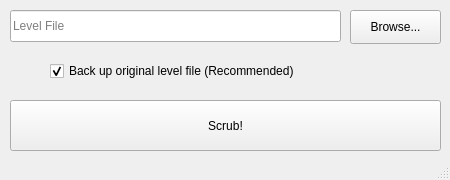
<?xml version="1.0" encoding="UTF-8"?>
<ui version="4.0">
 <class>MainWindow</class>
 <widget class="QMainWindow" name="MainWindow">
  <property name="geometry">
   <rect>
    <x>0</x>
    <y>0</y>
    <width>450</width>
    <height>180</height>
   </rect>
  </property>
  <property name="sizePolicy">
   <sizepolicy hsizetype="Preferred" vsizetype="Preferred">
    <horstretch>0</horstretch>
    <verstretch>0</verstretch>
   </sizepolicy>
  </property>
  <property name="windowTitle">
   <string>Community ID Scrubber</string>
  </property>
  <property name="windowIcon">
   <iconset>
    <normaloff>icon.png</normaloff>icon.png</iconset>
  </property>
  <property name="windowOpacity">
   <double>1.000000000000000</double>
  </property>
  <property name="autoFillBackground">
   <bool>false</bool>
  </property>
  <property name="iconSize">
   <size>
    <width>22</width>
    <height>22</height>
   </size>
  </property>
  <widget class="QWidget" name="centralwidget">
   <widget class="QCheckBox" name="backup_checkbox">
    <property name="geometry">
     <rect>
      <x>50</x>
      <y>60</y>
      <width>381</width>
      <height>22</height>
     </rect>
    </property>
    <property name="text">
     <string>Back up original level file (Recommended)</string>
    </property>
    <property name="checked">
     <bool>true</bool>
    </property>
   </widget>
   <widget class="QPushButton" name="go_button">
    <property name="geometry">
     <rect>
      <x>10</x>
      <y>100</y>
      <width>431</width>
      <height>51</height>
     </rect>
    </property>
    <property name="text">
     <string>Scrub!</string>
    </property>
   </widget>
   <widget class="QLineEdit" name="path_input">
    <property name="geometry">
     <rect>
      <x>10</x>
      <y>10</y>
      <width>331</width>
      <height>32</height>
     </rect>
    </property>
    <property name="placeholderText">
     <string>Level File</string>
    </property>
    <property name="clearButtonEnabled">
     <bool>false</bool>
    </property>
   </widget>
   <widget class="QPushButton" name="browse_button">
    <property name="geometry">
     <rect>
      <x>350</x>
      <y>10</y>
      <width>91</width>
      <height>34</height>
     </rect>
    </property>
    <property name="text">
     <string>Browse...</string>
    </property>
   </widget>
  </widget>
  <widget class="QStatusBar" name="statusBar">
   <property name="enabled">
    <bool>true</bool>
   </property>
  </widget>
 </widget>
 <resources/>
 <connections/>
</ui>
